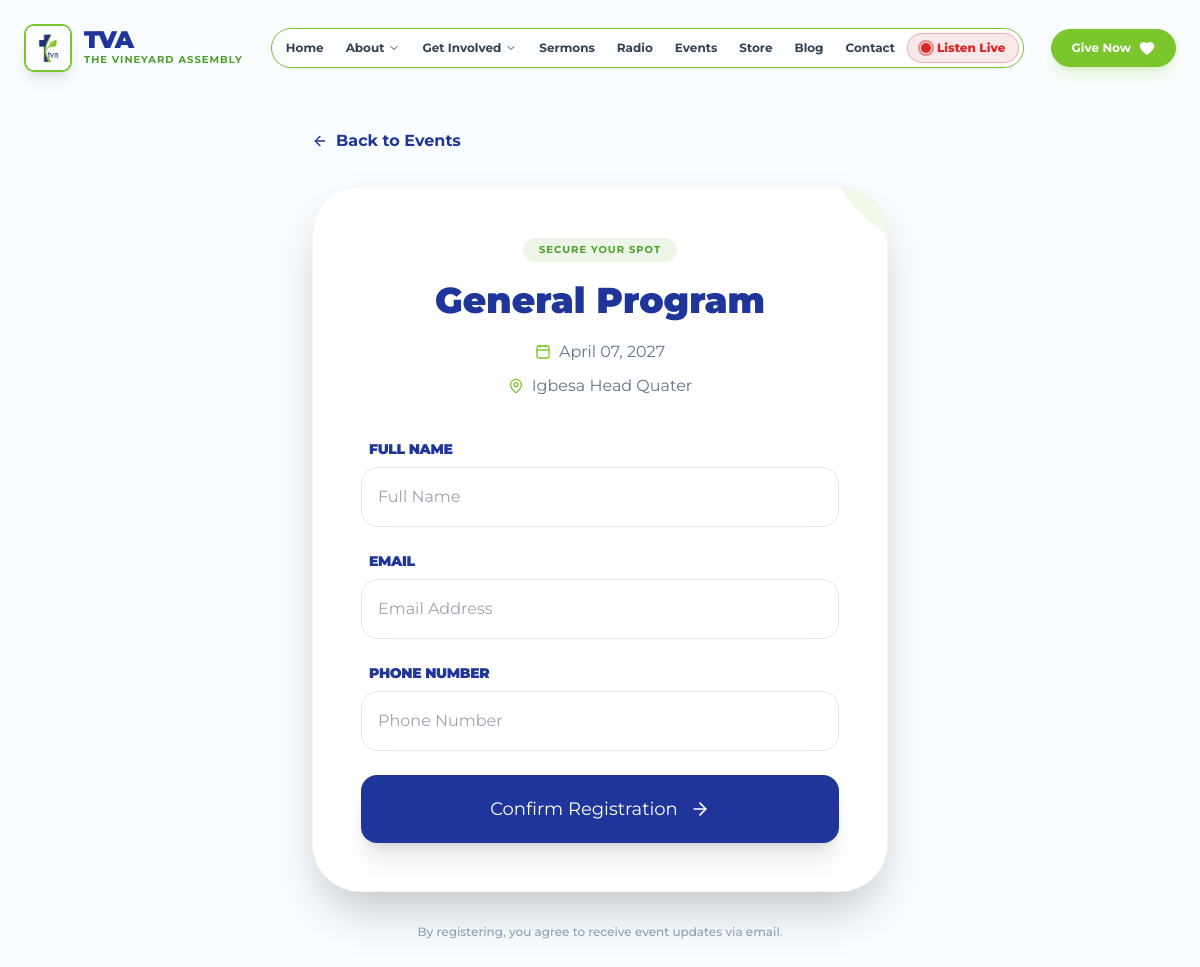
The page /events/register/2/ on the database its author committed.
### events/models.py (models this page shows, shortened)
class Event(models.Model):
    title = models.CharField(max_length=200)
    category = models.ForeignKey(EventCategory, on_delete=models.SET_NULL, null=True)
    tagline = models.CharField(max_length=100, help_text="e.g., Special Encounter")
    description = CKEditor5Field('Content', config_name='default', help_text="Brief description of the event")
    image = models.ImageField(upload_to='events/')
    date = models.DateField()
    time_start = models.TimeField()
    time_end = models.TimeField()
    location = models.CharField(max_length=255)
    registration_url = models.URLField(blank=True, help_text="Link to external form or internal page")
    button_text = models.CharField(max_length=50, default="Register Now")
    is_active = models.BooleanField(default=True)
    is_open_event = models.BooleanField(
        default=True,
        verbose_name="Registration Open",
        help_text="Uncheck to mark registration as closed"
    )
    created_at = models.DateTimeField(auto_now_add=True)
    @property
    def is_open(self):
        from django.utils import timezone
        if not self.is_open_event or not self.is_active:
            return False
        return self.date >= timezone.now().date()
    class Meta:
        ordering = ['date', 'time_start']

### events/views.py (the view)
# urls.py: path('register/<int:event_id>/', views.register_event, name='register_event'),
def register_event(request, event_id):
    event = get_object_or_404(Event, id=event_id)
    if not event.is_open:
        messages.error(request, "Registration for this event is closed.")
        return redirect('events')
    if request.method == 'POST':
        form = RegistrationForm(request.POST)
        if form.is_valid():
            reg = form.save(commit=False)
            reg.event = event
            reg.save()
            messages.success(request, "Your spot has been reserved.")
            return redirect('register_event', event_id=event.id)
    else:
        form = RegistrationForm()
    return render(request, 'events/register.html', {'form': form, 'event': event})

### events/forms.py
class RegistrationForm(forms.ModelForm):
    class Meta:
        model = EventRegistration
        fields = ['full_name', 'email', 'phone_number']
        widgets = {
            'full_name': forms.TextInput(attrs={'class': 'w-full p-4 rounded-2xl border border-slate-200', 'placeholder': 'Full Name'}),
            'email': forms.EmailInput(attrs={'class': 'w-full p-4 rounded-2xl border border-slate-200', 'placeholder': 'Email Address'}),
            'phone_number': forms.TextInput(attrs={'class': 'w-full p-4 rounded-2xl border border-slate-200', 'placeholder': 'Phone Number'}),
        }

### payments/context_processors.py (called while the page is built)
def payment_info(request):
    return {
        'bank_info': BankDetail.objects.filter(is_active=True).first()
    }

### sermons/context_processors.py (called while the page is built)
def active_broadcast(request):
    broadcast = AudioBroadcast.objects.filter(is_live=True).first()
    return {
        'active_broadcast': broadcast,
    }

### templates/events/register.html (shortened to what this page needs)
{% extends 'base.html' %}
{% load static %}
{% block content %}
    <main class="pt-32 pb-20 px-4 flex flex-col items-center min-h-screen">
        <div class="max-w-xl w-full">
            <a href="{% url 'events' %}" class="inline-flex items-center gap-2 text-primary font-bold mb-8 hover:translate-x-[-4px] transition-transform">
                <i data-lucide="arrow-left" class="w-4 h-4"></i>
                Back to Events
            </a>
            <div class="bg-white rounded-[3rem] p-8 md:p-12 shadow-2xl border border-slate-100 relative overflow-hidden">
                <div class="absolute top-0 right-0 w-32 h-32 bg-secondary/10 rounded-bl-full -mr-16 -mt-16"></div>
                <header class="mb-10 text-center relative z-10">
                    <span class="inline-block px-4 py-1 rounded-full bg-accent/10 text-accent font-bold uppercase tracking-widest text-[10px] mb-4">
                        Secure Your Spot
                    </span>
                    <h1 class="text-4xl font-black text-primary leading-tight">{{ event.title }}</h1>
                    <div class="flex flex-col items-center gap-2 mt-4 text-slate-500 font-medium">
                        <span class="flex items-center gap-2">
                            <i data-lucide="calendar" class="w-4 h-4 text-secondary"></i>
                            {{ event.date|date:"F d, Y" }}
                        </span>
                        <span class="flex items-center gap-2">
                            <i data-lucide="map-pin" class="w-4 h-4 text-secondary"></i>
                            {{ event.location }}
                        </span>
                    </div>
                </header>
                <form method="POST" class="space-y-6 relative z-10" id="registration-form">
                    {% for field in form %}
                    <div class="space-y-2">
                        <label class="block text-sm font-black text-primary uppercase tracking-tight ml-2">
                            {{ field.label }}
                        </label>
                        <div class="relative">
                            {{ field }}
                        </div>
                    </div>
                    {% endfor %}
                    <button type="submit" id="submit-btn" class="group w-full py-5 bg-primary text-white rounded-2xl font-black text-lg hover:bg-secondary hover:text-primary transition-all shadow-xl hover:shadow-secondary/20 mt-6 flex items-center justify-center gap-3">
                        <span>Confirm Registration</span>
                        <i data-lucide="arrow-right" class="w-5 h-5 group-hover:translate-x-1 transition-transform"></i>
                    </button>
                </form>
            </div>
            <p class="text-center text-slate-400 text-xs mt-8 font-medium">
                By registering, you agree to receive event updates via email.
            </p>
        </div>
    </main>
{% endblock %}

### static/style.css (style rules this page uses)
:root { --brand-primary: #1F317D; --brand-secondary: #81C225; --brand-accent: #010066; --brand-green: #cbed9c; }
body { font-family: 'Montserrat', sans-serif; background-color: #c2f2ff; color: #1a1a1a; overflow-x: hidden; }
h1 { font-family: 'Montserrat', sans-serif; font-weight: 900; }
p, span { font-family: 'Montserrat', sans-serif; font-weight: 400; }
button, .btn, a.btn { font-family: 'Montserrat', sans-serif; font-weight: 800; }

### rows shown on the page
Event: title "General Program", date "April 07, 2027", location "Igbesa Head Quater"

### other values the page prints
{{ field.label }} "FULL NAME" "EMAIL" "PHONE NUMBER"
